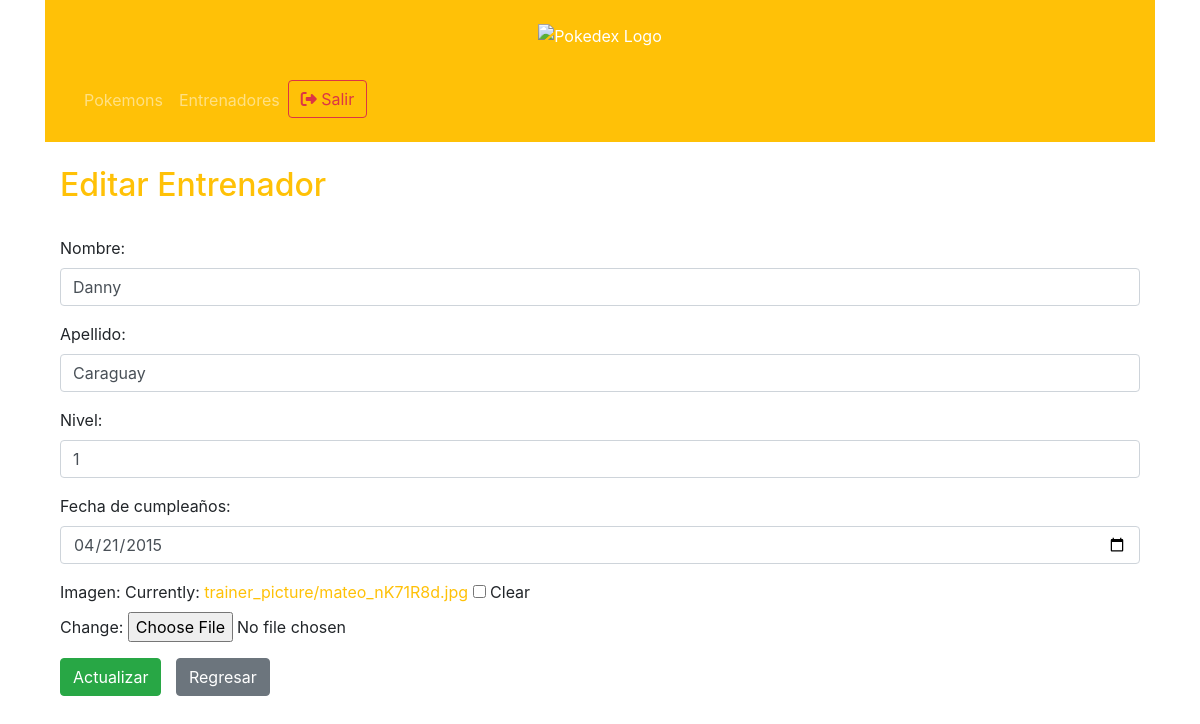
Page /edit_trainer/2/ (signed in) on the earlier database version.
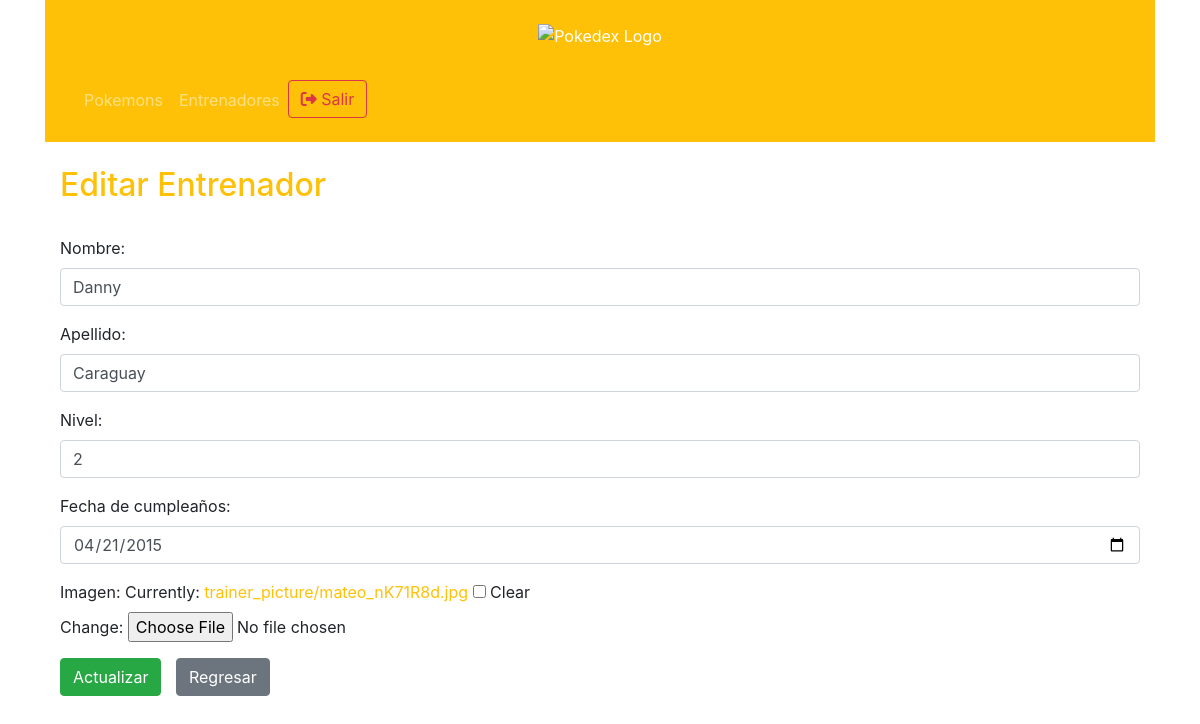
Same page on the later database version.
### pokedex/models.py (models this page shows, shortened)
class Trainer(models.Model):
    nameTrainer = models.CharField(max_length=40, null=False)
    lastname = models.CharField(max_length= 40, null=False)
    level = models.IntegerField(null=False)
    birthdate = models.DateField(null=False)
    pictureTrainer = models.ImageField(upload_to="trainer_picture/", null=True, blank=True)

### pokedex/views.py (the view)
# urls.py: path("edit_trainer/<int:trainer_id>/", views.edit_trainer, name="edit_trainer"),
@login_required
def edit_trainer(request, trainer_id):
    trainer = Trainer.objects.get(id=trainer_id)
    if request.method == "POST":
        form = TrainerForm(request.POST, request.FILES, instance=trainer)
        if form.is_valid():
            form.save()
            return redirect("pokedex:trainer_list")
    else:
        form = TrainerForm(instance=trainer)
    return render(request, "trainer_form.html", {"form": form, "edit": True})

### pokedex/forms.py
class TrainerForm(forms.ModelForm):
    class Meta:
        model = Trainer
        fields = "__all__"
        labels = {
        "nameTrainer": "Nombre",
        "lastname": "Apellido",
        "level": "Nivel",
        "birthdate": "Fecha de cumpleaños",
        "pictureTrainer": "Imagen"}
        widgets = {
            "nameTrainer": forms.TextInput(attrs={"class": "form-control"}),
            "lastname": forms.TextInput(attrs={"class": "form-control"}),
            "level": forms.NumberInput(attrs={"class": "form-control"}),
            "birthdate": forms.DateInput(attrs={"class": "form-control", "type": "date"}),
        }

### pokedex/templates/trainer_form.html (shortened to what this page needs)
{% extends "base.html" %}
{% block content %}
<div class="container mt-4">
    <h2 class="text-primary">
        {% if edit %} Editar Entrenador {% else %}
        Agregar Entrenador {% endif %}
    </h2>
    <br>
    <form method="POST" enctype="multipart/form-data">
        {{ form.as_p }}
        <button type="submit" class="btn btn-success">
            {% if edit %}Actualizar{% else %}Guardar{% endif %}
        </button>
        <a href="{% url 'pokedex:trainer_list' %}" class="btn btn-secondary" style="margin-left:10px;">
            Regresar
        </a>
    </form>
</div>
{% endblock %}

Differences in the rows shown:
changed Trainer "Danny": level "1" → "2"
